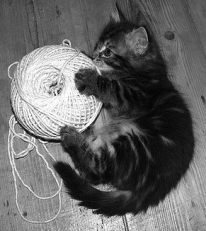
#> input picture lab1/kitty.bmp, 206 x 231 px
$ python ex4.py
#> lines starting #> are read from the running program, lines starting #| are printed output that depends on the picture; after the words box and inside, x2 and y2 are one past the last pixel; in counts of white or black regions, pixels touching at a corner belong together
#> further down, img is the input picture: shape (231, 206); min 1, max 255, mean 102.3
'''
Repeat the above steps, but now starting from the weighted mean of the original
image.
'''
import cv2
import numpy as np
import matplotlib.pyplot as plt

def pad_convolve(image, kernel):

    kernel_sum = kernel.sum()

    # pad image with zeros
    pad_img = np.zeros((image.shape[0] + 2, image.shape[1] + 2))
    pad_img[1:image.shape[0]+1, 1:image.shape[1]+1] = image

    # convolved image (here we know the dimension is the same as the original
    # because we are using a 3 × 3 kernel with zero padding and stride of 1)
    conv_img = np.zeros((image.shape[0], image.shape[1]))

    # convolve image
    for y in range(image.shape[1]):  # rows
        for x in range(image.shape[0]):  # columns
            # matrix * matrix is an element-wise multiplication
            conv_img[x, y] = (kernel * pad_img[x: x+kernel.shape[0], y: y+kernel.shape[1]]).sum()

    return conv_img/kernel_sum


def convolve(image, kernel):

    # convolved image (both the x and y axis loose 2 pixels because we are not padding)
    # we can hardcode the dimensions because we know we are using a 3 × 3 kernel
    conv_img = np.zeros((image.shape[0]-2, image.shape[1]-2))

    # convolve image
    for y in range(conv_img.shape[1]):  # rows
        for x in range(conv_img.shape[0]):  # columns
            # matrix * matrix is an element-wise multiplication
            conv_img[x, y] = (kernel * image[x: x+kernel.shape[0], y: y+kernel.shape[1]]).sum()
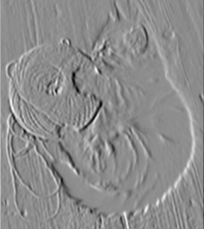
#> conv_img: shape (229, 204) float64; min -364.9, max 295.2, mean 0.4; drawn with min black and max white

    return (conv_img / np.max(conv_img)) * 255  # range from 0 to 255
#> returned value: shape (229, 204) float64


# open image in gray scale
filename = 'kitty.bmp'
img = cv2.imread(filename, cv2.IMREAD_GRAYSCALE)

# check for success
if img is None:
    print('Error: failed to open', filename)
    sys.exit()

# smoothing
wavg_kernel = np.array([[.5, 1, .5], [1, 2, 1], [.5, 1, .5]])
wavg_img = pad_convolve(img, wavg_kernel)

# kernels
prewitt_x = np.array([[-1, 0, 1], [-1, 0, 1], [-1, 0, 1]])
prewitt_y = np.array([[-1, -1, -1], [0, 0, 0], [1, 1, 1]])
sobel_x = np.array([[-1, 0, 1], [-2, 0, 2], [-1, 0, 1]])
sobel_y = np.array([[-1, -2, -1], [0, 0, 0], [1, 2, 1]])

# perform convolutions
prewitt_x_img = convolve(wavg_img, prewitt_x)
prewitt_y_img = convolve(wavg_img, prewitt_y)
#> after the loop in convolve (call 2), `for y in range(conv_img.shape[1]):`:
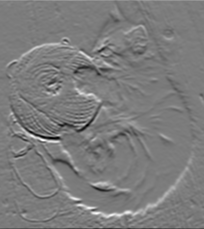
#> conv_img: shape (229, 204) float64; min -364, max 384.9, mean 1.9; drawn with min black and max white
sobel_x_img = convolve(wavg_img, sobel_x)
sobel_y_img = convolve(wavg_img, sobel_y)

# gradient magnitude
prewitt_grad_img = np.sqrt(np.power(prewitt_x_img, 2) + np.power(prewitt_y_img, 2))
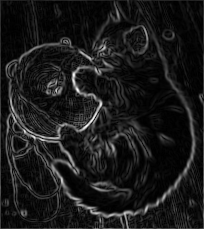
#> prewitt_grad_img: shape (229, 204) float64; min 0, max 328.6, mean 34.4; drawn with min black and max white
prewitt_grad_img = ((prewitt_grad_img / np.max(prewitt_grad_img)) * 255).astype('uint8')
sobel_grad_img = np.sqrt(np.power(sobel_x_img, 2) + np.power(sobel_y_img, 2))
sobel_grad_img = ((sobel_grad_img / np.max(sobel_grad_img)) * 255).astype('uint8')

# image histograms
hist = cv2.calcHist([wavg_img.astype('uint8')], [0], None, [256], [0, 256])
#> hist = 256 values, max 569 at index 19, min 0 at index 0, mean 185.9
hist = hist.reshape(256)
plt.bar(np.linspace(0,255,256), hist)
plt.title('Histogram for the Intensities in the Weighted Average Image')
plt.ylabel('Frequency')
plt.xlabel('Grey Level')
plt.show()
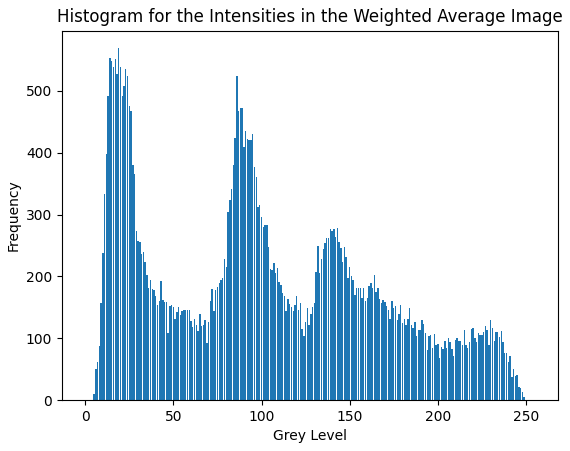
#> figure drawn by matplotlib, 1 panel; tallest bar 569 high, from x = 18.6 to 19.4

hist = cv2.calcHist([prewitt_grad_img], [0], None, [256], [0, 256])
#> hist = 256 values, max 2163 at index 4, min 0 at index 201, mean 182.5
hist = hist.reshape(256)
plt.bar(np.linspace(0,255,256), hist)
plt.title('Histogram for Prewitt Edge-Strength Image')
plt.ylabel('Frequency')
plt.xlabel('Grey Level')
plt.show()
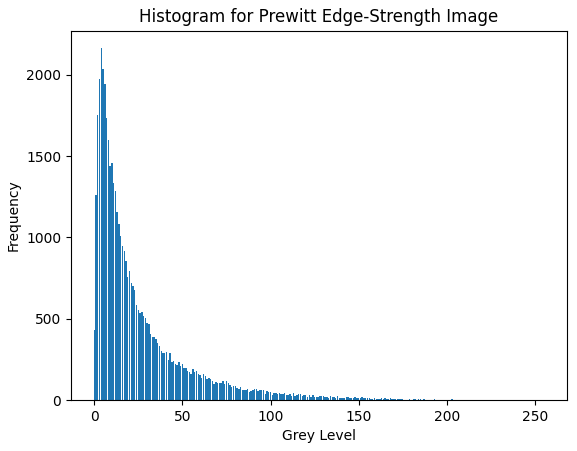
#> figure drawn by matplotlib, 1 panel; tallest bar 2163 high, from x = 3.6 to 4.4

hist = cv2.calcHist([sobel_grad_img], [0], None, [256], [0, 256])
#> hist = 256 values, max 2178 at index 4, min 0 at index 208, mean 182.5
hist = hist.reshape(256)
plt.bar(np.linspace(0,255,256), hist)
plt.title('Histogram for Sobel Edge-Strength Image')
plt.ylabel('Frequency')
plt.xlabel('Grey Level')
plt.show()
#> figure, not shown here; tallest bar 2178 high, from x = 3.6 to 4.4

# threshold the gradient magnitude
threshold = 60

wavg_thresh = np.zeros((wavg_img.shape[0], wavg_img.shape[1]))
for y in range(wavg_img.shape[1]):
    for x in range(wavg_img.shape[0]):
        if wavg_img[x, y] > threshold:
            wavg_thresh[x, y] = 255
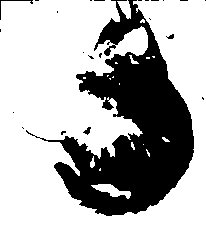
#> wavg_thresh: shape (231, 206) float64; 68.8% white; 23 black regions (19 under 20 px), largest, box (x1, y1, x2, y2) and area: (26, 0, 194, 216) 14639, (0, 0, 33, 20) 58, (83, 127, 91, 135) 33, (166, 34, 174, 39) 24

prewitt_thresh = np.zeros((prewitt_grad_img.shape[0], prewitt_grad_img.shape[1]))
for y in range(prewitt_grad_img.shape[1]):
    for x in range(prewitt_grad_img.shape[0]):
        if prewitt_grad_img[x, y] > threshold:
            prewitt_thresh[x, y] = 255
#> prewitt_thresh: shape (229, 204) float64; 11.2% white in thin lines or dots

sobel_thresh = np.zeros((sobel_grad_img.shape[0], sobel_grad_img.shape[1]))
for y in range(sobel_grad_img.shape[1]):
    for x in range(sobel_grad_img.shape[0]):
        if sobel_grad_img[x, y] > threshold:
            sobel_thresh[x, y] = 255
#> sobel_thresh: shape (229, 204) float64; 11% white in thin lines or dots

# save images
cv2.imwrite('./results/wavg_prewitt_x_' + filename, prewitt_x_img)
cv2.imwrite('./results/wavg_prewitt_y_' + filename, prewitt_y_img)
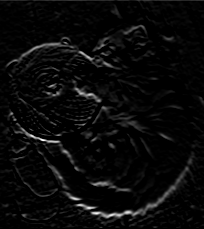
#> saved as wavg_prewitt_y_kitty.bmp: shape (229, 204); min 0, max 255, mean 9.4
cv2.imwrite('./results/wavg_sobel_x_' + filename, sobel_x_img)
cv2.imwrite('./results/wavg_sobel_y_' + filename, sobel_y_img)
cv2.imwrite('./results/wavg_prewitt_grad_' + filename, prewitt_grad_img)
cv2.imwrite('./results/wavg_sobel_grad_' + filename, sobel_grad_img)
cv2.imwrite('./results/wavg_prewitt_thresh_' + filename, prewitt_thresh)
cv2.imwrite('./results/wavg_sobel_thresh_' + filename, sobel_thresh)
cv2.imwrite('./results/wavg_thresh_' + filename, wavg_thresh)
